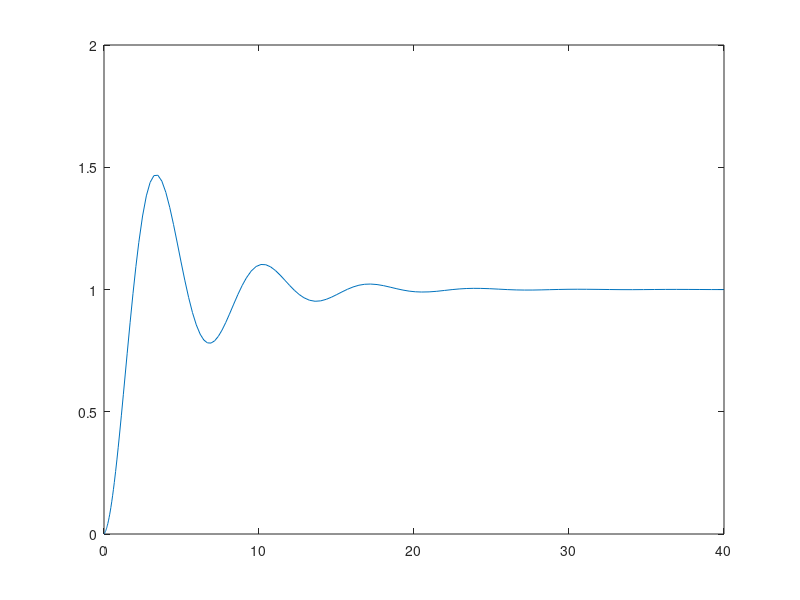
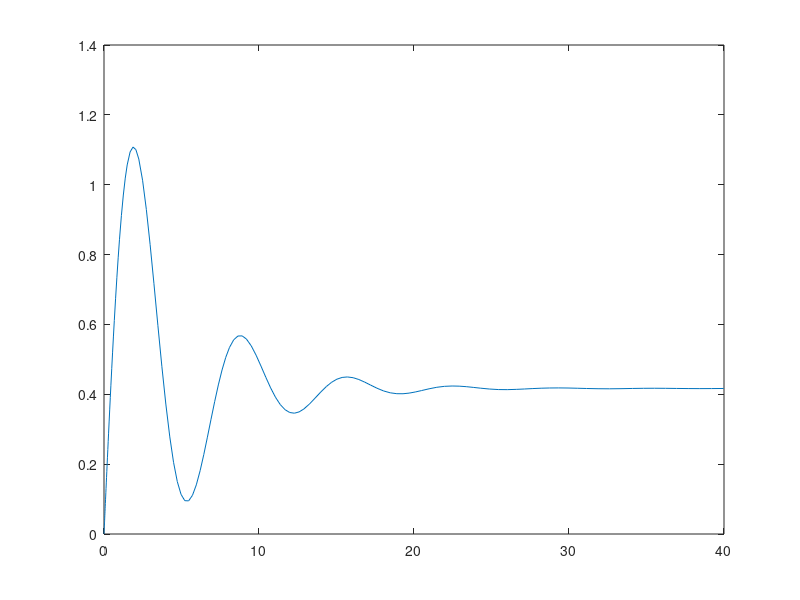
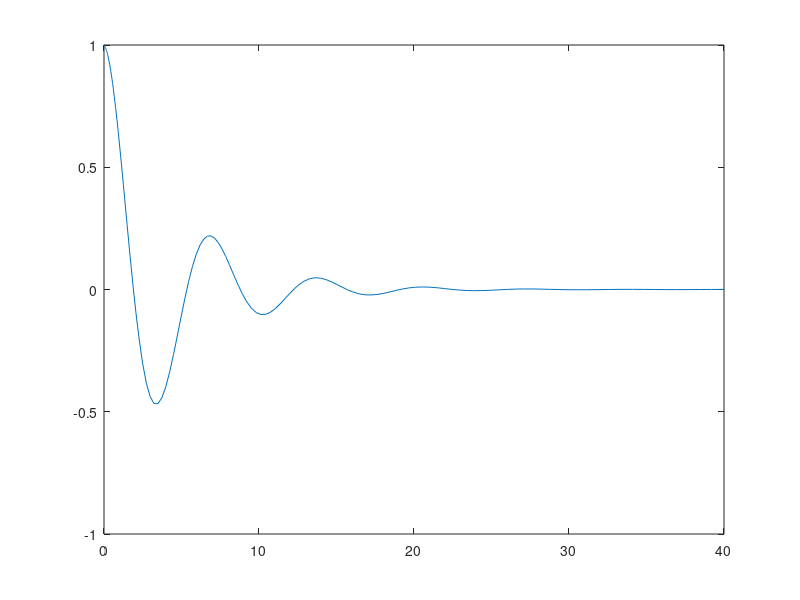

Write MATLAB code to recreate these figures, in order.
function state_space_integral_control()
close all
clc

tspan = [0 40];

[tout,xout] = ode45(@Derivs,tspan,[0;0]);

%%%Velocity
plot(tout,xout(:,1))
%%%Integral of error
figure()
plot(tout,xout(:,2))
%%%Error itself
figure()
plot(tout,1-xout(:,1))


function dzdt = Derivs(t,z)
%%% z = [velocity,ei]

v = z(1);
ei = z(2);

%%%Control Input
vc = 1;
kp = 100;
ki = 1200;
T = kp*(vc-v) + ki*ei;

%%%EOMS 
m = (3000/2.2);
c = 500;
vdot = (T - c*v)/m;
eidot = vc-v;

dzdt = [vdot;eidot];
